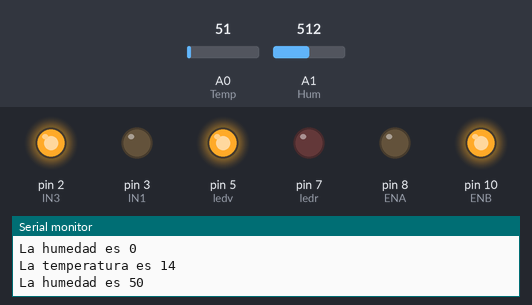
Bench run of a sketch on a simulated Arduino Uno, built with avr-gcc and run on an emulated ATmega328P. Parts: output pins drawn as LEDs (lit = HIGH), the last lines printed to the serial monitor. The test bench sets the inputs (shaded band); at power-on: A1 (Hum) = 512, A0 (Temp) = 51.

Above: at 9.8 s.
9.9 s: A1 (Hum) set to 475
At 16.0 s:
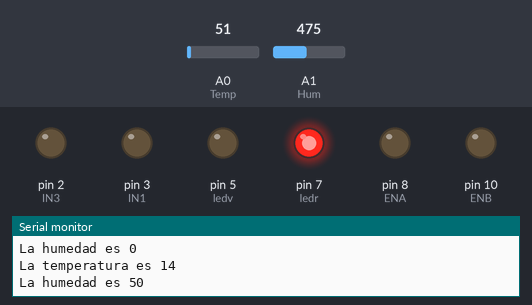
19.5 s: A1 (Hum) set to 452
At 27.6 s:
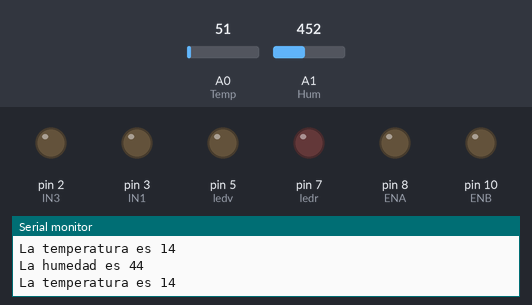
Timing chart, 0 to 29.1 s (numbered marks = the images above; inputs shaded):
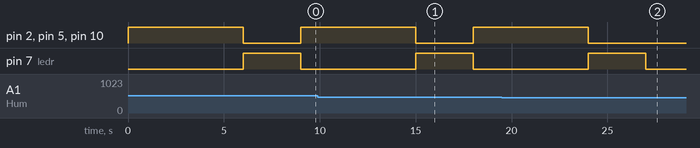

Measured:
- the behaviour switches between 461 and 460 on A1 (Hum) (found by bisection; images 1 and 2)
- after the input at 19.5 s, pin 2 (IN3), pin 5 (ledv), pin 10 (ENB): goes on until 24.0 s, then stays LOW; pin 7 (ledr): goes on until 27.0 s, then stays LOW

The sketch:

PROGRAMACION_final.ino
```cpp
//Basado y modificado en: (Stunning Leelo-Blad - control de temperatura - Blad-William Andrés Granada Campos - Colegio Agustiniano Norte - 29/04/2022)
//
int Temperatura;// Definimos variables y pines a usar en el proyecto
int Temp=A0;

int Humedad;
int Hum=A1;

int IN3=2;//Bomba de agua
int ENB=10;
int IN1=3;//Ventilador
int ENA=8;
int ledr=7;
int ledv=5;


void setup()
{
  pinMode(IN1, OUTPUT);//Definos las salidas en los pines digitales
  pinMode(IN3, OUTPUT);
  pinMode(ENA, OUTPUT);//Definos las salidas en los pines digitales
  pinMode(ENB, OUTPUT);
  pinMode(ledr, OUTPUT);
  pinMode(ledv, OUTPUT);
  pinMode(Humedad, INPUT);
  pinMode(Temperatura, INPUT);
  pinMode(Hum, INPUT);
  pinMode(Temp, INPUT);
  Serial.begin(9600);//abrir monitor en serie para que queden registrados los datos obtenidos por los sensores

}

void loop()
{
  Serial.print("La temperatura es ");//imprima la palabra en comillas en el monitor
Serial.println(Temp);//imprima datos en el monitor, recogidos por el sensor
Temperatura=analogRead(Temp);// Función matematica para que los datos en el monitor tengan varianza y no sean el mismo
  Serial.print("La humedad es ");
Serial.println(Humedad);
  Humedad=map(analogRead(Hum),0,1023,0,100);


 if ((Humedad>= 45)&&(Temp>30))//Condicion para que se active el ventilador y la bomba de agua simultaneamente
  {
    digitalWrite(IN1,HIGH);
    digitalWrite(ENA,HIGH);
    digitalWrite(ledv,HIGH);
    digitalWrite(IN3,HIGH);
    digitalWrite(ENB,HIGH);
    delay (6000);
    digitalWrite(ledv,LOW);
    digitalWrite(IN1,LOW);
    digitalWrite(ENA,LOW);
    digitalWrite(IN3,LOW);
     digitalWrite(ENB,LOW);
    digitalWrite(ledr,HIGH);
    delay (3000);
    digitalWrite(ledr,LOW);

  }
 else if(Humedad>=45)//Condicion para que se active la bomba de agua
 {
    digitalWrite(IN3,HIGH);
     digitalWrite(ENB,HIGH);
    digitalWrite(ledv,HIGH);
    delay (6000);
    digitalWrite(ledv,LOW);
    digitalWrite(IN3,LOW);
     digitalWrite(ENB,LOW);
    digitalWrite(ledr,HIGH);
    delay (3000);
    digitalWrite(ledr,LOW);

 }
  else if(Temp>30)//Condicion para que se active solo el ventilador
 {
    digitalWrite(IN1,HIGH);
     digitalWrite(ENA,HIGH);
    digitalWrite(ledv,HIGH);
    delay (5000);
    digitalWrite(ledv,LOW);
    digitalWrite(IN1,LOW);
    digitalWrite(ENA,LOW);
    digitalWrite(ledr,HIGH);
    delay (3000);
    digitalWrite(ledr,LOW);

 }
 else
  {
   digitalWrite(IN1,LOW);
   digitalWrite(IN3,LOW);
   digitalWrite(ENA,LOW);
   digitalWrite(ENB,LOW);
   digitalWrite(ledr,LOW);
   digitalWrite(ledv,LOW);
 }
}
```
